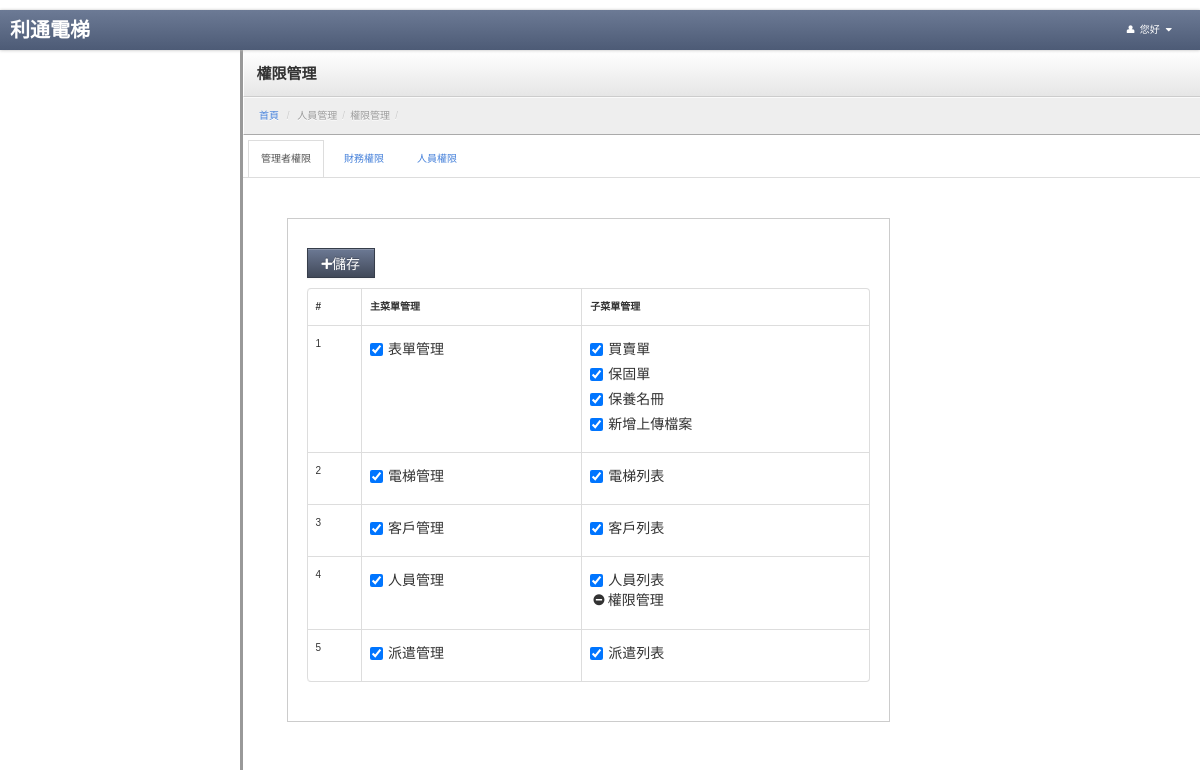
Page /index.php/personal/personal_power_list on the committed database.
### tables this page shows
CREATE TABLE `usermenu` (
  `menuid` int(5) NOT NULL AUTO_INCREMENT COMMENT '菜單ID',
  `parentid` int(5) NOT NULL DEFAULT '0' COMMENT '上層菜單',
  `title` varchar(30) NOT NULL COMMENT '標題',
  `controller` varchar(40) NOT NULL COMMENT '控制器',
  `actioner` varchar(40) NOT NULL COMMENT '動作',
  `icon` varchar(100) DEFAULT NULL,
  `ismenu` tinyint(1) NOT NULL DEFAULT '0' COMMENT '是否顯示',
  `sort` tinyint(4) NOT NULL DEFAULT '0' COMMENT '排序',
  `isdisabled` tinyint(1) NOT NULL DEFAULT '0' COMMENT '是否刪除',
  PRIMARY KEY (`menuid`)
);

### application/controllers/Personal.php (called while the page is built, shortened)
<?php
class Personal extends CI_Controller
{
	var $data = array();
	function __construct()
	{
        $this->load->model('public_tools');
        $this->load->model('m_personal_model');
		$this->load->library('datamodel');
		$this->load->library('Member');
        $this->load->library('pagination');
        $this->load->model('Usermenu_model');
	}
    public function personal_power_list()
    {
        $public_tools = new public_tools();
        $m_personal_model = new m_personal_model();
        $this->data['page_title'] = '權限管理';
        $this->data['breadcrumb_trail'] = $public_tools->breadcrumbTrail(array('人員管理','權限管理'));
        $iResult = $m_personal_model->getUsermenuData();
        $this->data['tabPane'] = array('admin_group','finance_group','employee_group');
        $this->data['list'] = $iResult['results'];
        $this->load->view('v_personal_power_list', $this->data);
    }
}

### index.php (called while the page is built, shortened)
<?php
require_once BASEPATH.'core/CodeIgniter.php';

### application/models/m_personal_model.php (called while the page is built, shortened)
<?php
class m_personal_model extends CI_Model
{
    public function getUsermenuData()
    {
        $sSql = "SELECT * FROM `config` where configkey in ('admin_group','finance_group','employee_group')";
        $query = $this->db->query($sSql);
        $menu_group=$query->result_array();
        foreach($menu_group as $k=>$v){
            $menu_group[$k]['configvalue'] = explode(',',$v['configvalue']);
        }
        $sSql = "SELECT * FROM `usermenu` where isdisabled !=1 and parentid = 0";
        $query = $this->db->query($sSql);
        $parentarray = $query->result_array();
        foreach ($parentarray as $k=>$v){
            $parentarray[$k]['admin_group'] = in_array($v['menuid'],$menu_group[0]['configvalue'])&&$menu_group[0]['configkey']=='admin_group'?1:0;
            $parentarray[$k]['finance_group'] = in_array($v['menuid'],$menu_group[1]['configvalue'])&&$menu_group[1]['configkey']=='finance_group'?1:0;
            $parentarray[$k]['employee_group'] = in_array($v['menuid'],$menu_group[2]['configvalue'])&&$menu_group[2]['configkey']=='employee_group'?1:0;
            $sSql = "SELECT * FROM `usermenu` where isdisabled !=1 and parentid = {$v['menuid']}";
            $query = $this->db->query($sSql);
            $parentarray[$k]['sub'] = $query->result_array();
            foreach ($parentarray[$k]['sub'] as $k1=>$v1){
                $parentarray[$k]['sub'][$k1]['admin_group'] = in_array($v1['menuid'],$menu_group[0]['configvalue'])&&$menu_group[0]['configkey']=='admin_group'?1:0;
                $parentarray[$k]['sub'][$k1]['finance_group'] = in_array($v1['menuid'],$menu_group[1]['configvalue'])&&$menu_group[1]['configkey']=='finance_group'?1:0;
                $parentarray[$k]['sub'][$k1]['employee_group'] = in_array($v1['menuid'],$menu_group[2]['configvalue'])&&$menu_group[2]['configkey']=='employee_group'?1:0;
            }
        }
        $data['results'] = $parentarray;
        return $data;
    }
}

### application/views/v_personal_power_list.php (the view, shortened to what this page needs)
<!DOCTYPE html>
<html lang="en">
<?php
include "head.php";
?>
<body>
<?php
include "navbar.php";
?>
<link rel="stylesheet" href="<?= base_url("js/jquery/jquery-ui.min.css"); ?>">
<link rel="stylesheet" href="jqueryui/style.css">
<div class="content">
    <div class="header">
        <h1 class="page-title"><?=$this->data['page_title']?></h1>
    </div>
    <ul class="breadcrumb">
        <li><a href="<?=base_url("/mainpage/index")?>">首頁</a> <span class="divider">/</span></li>
        <?=$this->data['breadcrumb_trail']?>
    </ul>
    <ul class="nav nav-tabs">
        <li class="active"><a href="#view_admin_group" data-toggle="tab">管理者權限</a></li>
        <li><a href="#view_finance_group" data-toggle="tab">財務權限</a></li>
        <li><a href="#view_employee_group" data-toggle="tab">人員權限</a></li>
    </ul>
    <div class="container-fluid">
        <div class="row-fluid">
            <div id="myTabContent" class="tab-content">
                <?php foreach($this->data['tabPane'] as $vTabPane): ?>
                <div class="tab-pane <?=$vTabPane=='admin_group'?'active':'' ?> in" id="<?='view_'.$vTabPane ?>">
                    <form id="tab" name="fomr1" action="<?=site_url("/personal/personal_power_list")?>" method="post">
                        <div class="span8">
                            <div class="well">
                                <div class="btn-toolbar">
                                    <button class="btn btn-primary" type="submit"><i class="icon-plus"></i>儲存</button>
                                </div>
                                <table class="table table-bordered">
                                    <thead>
                                    <tr>
                                        <th>#</th>
                                        <th>主菜單管理</th>
                                        <th>子菜單管理</th>
                                    </tr>
                                    </thead>
                                    <tbody>
                                    <?php foreach ($this->data['list'] as $k => $v): ?>
                                        <tr>
                                            <td><?= $v['menuid'] ?></td>
                                            <td>
                                                <label class="checkbox inline">
                                                    <input type="checkbox" id="inlineCheckbox" name="sport[]"
                                                           value="<?= $v['menuid'] ?>" <?= $v[$vTabPane] == 1 ? 'checked' : '' ?> > <?= $v['title'] ?>
                                                </label>
                                            </td>
                                            <td>
                                                <ul class="unstyled">
                                                    <?php foreach ($v['sub'] as $k1 => $v1): ?>
                                                        <li>
                                                            <?php if($v1['actioner']=='personal_power_list' && $vTabPane=='admin_group'):?>
                                                            <label>
                                                                <i class="icon-minus-sign"></i><?= $v1['title'] ?>
                                                            </label>
                                                            <?php elseif($v1['actioner']=='personal_power_list'): ?>
                                                            <?php else:?>
                                                            <label class="checkbox inline">
                                                                <input type="checkbox" id="inlineCheckbox"
                                                                       name="sport[]"
                                                                       value="<?= $v1['menuid'] ?>" <?= $v1[$vTabPane] == 1 ? 'checked' : '' ?> > <?= $v1['title'] ?>
                                                            </label>
                                                            <?php endif;?>
                                                        </li>
                                                    <?php endforeach; ?>
                                                </ul>
                                            </td>
                                        </tr>
                                    <?php endforeach; ?>
                                    </tbody>
                                </table>
                            </div>
                        </div>
                    </form>
                </div>
                <?php endforeach;?>
            </div>
        </div>
    </div>
</div>
</body>
</html>

### application/models/public_tools.php (shortened to what this page needs)
<?php
class Public_tools extends CI_Model
{
	public function breadcrumbTrail($data = array())
	{
        $results ='';
        foreach ($data as $v){
            $results .= '<li class="active">'.$v.'<span class="divider">/</span></li>';
        }
        return $results;
	}
}

### application/views/head.php (shortened to what this page needs)
 <head>
<link rel="stylesheet" type="text/css" href="<?=base_url("/lib/bootstrap/css/bootstrap.css")?>">
   <link rel="stylesheet" type="text/css" href="<?=base_url("/stylesheets/theme.css")?>">
   <link rel="stylesheet" href="<?=base_url("/lib/font-awesome/css/font-awesome.css")?>">
<link href="<?=base_url("/stylesheets/alertify.core.css")?>" rel="stylesheet">
<link href="<?=base_url("/stylesheets/alertify.default.css")?>" rel="stylesheet">
<link rel="stylesheet" type="text/css" href="<?php echo base_url();?>stylesheets/jquery.fancybox.css?v=2.1.0" media="screen" />
 </head>

### application/views/navbar.php (shortened to what this page needs)
<div class="navbar">
       <div class="navbar-inner">
		<ul class="nav pull-right">
			<li id="fat-menu" class="dropdown">
				<a href="#" role="button" class="dropdown-toggle" data-toggle="dropdown">
					<i class="icon-user"></i> <?=$_SESSION["account"]. " 您好"?>
					<i class="icon-caret-down"></i>
				</a>
			</li>
		</ul>
		<a class="brand" href="<?=base_url("/mainpage/index")?>"><span class="second">利通電梯</span></a>
       </div>
   </div>

### stylesheets/theme.css (style rules this page uses)
body { background: #eee; background-image: url(http://subtlepatterns.com/patterns/furley_bg.png); background-position: initial initial; background-repeat: initial initial; background-position: initial initial; background-repeat: initial initial; margin: 0px; padding: 0px; }
h1 { margin-top: 0px; color: #eee; }
.navbar { position: relative; z-index: 20; margin: 0px; padding: 0px; -webkit-box-shadow: 0px 0px 3px #cccccc; -moz-box-shadow: 0px 0px 3px #cccccc; box-shadow: 0px 0px 3px #cccccc; }
.navbar .brand { text-shadow: none; }
.navbar .navbar-inner { background: #4d5b76; background: -webkit-gradient(linear, left bottom, left top, color-stop(0, #4d5b76), color-stop(1, #6c7a95)); background: -ms-linear-gradient(bottom, #4d5b76, #6c7a95); background: -moz-linear-gradient(center bottom, #4d5b76 0%, #6c7a95 100%); background: -o-linear-gradient(bottom, #4d5b76, #6c7a95); filter: progid:dximagetransform.microsoft.gradient(startColorStr='#4d5b76', EndColorStr='#6c7a95'); -ms-filter: "progid:DXImageTransform.Microsoft.gradient(startColorStr='#6c7a95',EndColorStr='#4d5b76')"; padding: 0em 1em; margin: 0px; -webkit-border-radius: 0px; -moz-border-radius: 0px; border-radius: 0px; -moz-background-clip: padding; -webkit-background-clip: padding-box; background-clip: padding-box; border: 0px; border-bottom: none; }
.navbar .nav { margin: 0em; margin-right: -1em; }
.navbar .nav > li > a { color: #fff; text-shadow: none; }
.content { min-width: 400px; position: relative; min-height: 800px; background: #fff; margin-left: 240px; border-left: 1px solid #cccccc; border-left: 3px solid #999999; }
.header { background: #ffffff; background: #ffffff; background: -webkit-gradient(linear, left bottom, left top, color-stop(0, #e6e6e6), color-stop(1, #ffffff)); background: -ms-linear-gradient(bottom, #e6e6e6, #ffffff); background: -moz-linear-gradient(center bottom, #e6e6e6 0%, #ffffff 100%); background: -o-linear-gradient(bottom, #e6e6e6, #ffffff); filter: progid:dximagetransform.microsoft.gradient(startColorStr='#4d5b76', EndColorStr='#6c7a95'); -ms-filter: "progid:DXImageTransform.Microsoft.gradient(startColorStr='#ffffff',EndColorStr='#e6e6e6')"; border-bottom: 1px solid #cccccc; border-top: 1px solid #ffffff; border-left: 1px solid #ffffff; padding: 0em 1.25em; }
.header h1 { margin: 1em 0em; padding: 0em; line-height: 1em; font-size: 1.5em; color: #eee; color: #333; }
.breadcrumb { -webkit-box-shadow: none; -moz-box-shadow: none; box-shadow: none; -webkit-border-radius: 0px; -moz-border-radius: 0px; border-radius: 0px; -moz-background-clip: padding; -webkit-background-clip: padding-box; background-clip: padding-box; background: #eee; border-bottom: 1px solid #aaa; border-top: 1px solid #fafafa; border-left: 1px solid #fff; margin-bottom: .5em; }
.btn { -webkit-border-radius: 0px; -moz-border-radius: 0px; border-radius: 0px; }
.btn-primary { background-color: #414959; background-image: -webkit-gradient(linear, 0 0, 0 100%, from(#6c7994), to(#414959)); background-image: -webkit-linear-gradient(top, #6c7994, #414959); background-image: -o-linear-gradient(top, #6c7994, #414959); background-image: linear-gradient(to bottom, #6c7994, #414959); background-image: -moz-linear-gradient(top, #6c7994, #414959); filter: progid:dximagetransform.microsoft.gradient(startColorStr='#6c7994', EndColorStr='#414959'); -ms-filter: "progid:DXImageTransform.Microsoft.gradient(startColorStr='#6c7994',EndColorStr='#414959')"; border: 1px solid #363d4a; }
.well { background-color: #fff; border: 1px solid #ccc; -webkit-box-shadow: 1px 1px 0px #ffffff; -moz-box-shadow: 1px 1px 0px #ffffff; box-shadow: 1px 1px 0px #ffffff; -webkit-border-radius: 0px; -moz-border-radius: 0px; border-radius: 0px; -moz-background-clip: padding; -webkit-background-clip: padding-box; background-clip: padding-box; }
.nav-tabs > li { margin-left: .5em; }
.nav-tabs > li > a { -webkit-border-top-right-radius: 0px; -webkit-border-bottom-right-radius: 0; -webkit-border-bottom-left-radius: 0; -webkit-border-top-left-radius: 0; -moz-border-radius-topright: 0px; -moz-border-radius-bottomright: 0; -moz-border-radius-bottomleft: 0; -moz-border-radius-topleft: 0; border-top-right-radius: 0px; border-bottom-right-radius: 0; border-bottom-left-radius: 0; border-top-left-radius: 0; -moz-background-clip: padding; -webkit-background-clip: padding-box; background-clip: padding-box; }

### application/views/head.php (style rules this page uses)
.brand { font-family: georgia, serif; }
.brand .second { color: #fff; font-weight: bold; }

### rows in the picture
usermenu: menuid "1", title "表單管理"
usermenu: title "買賣單"
usermenu: title "保固單"
usermenu: title "保養名冊"
usermenu: title "新增上傳檔案"
usermenu: menuid "2", ismenu "☑", title "電梯管理"
usermenu: title "電梯列表"
usermenu: menuid "3", ismenu "☑", title "客戶管理"
usermenu: title "客戶列表"
usermenu: menuid "4", ismenu "☑", title "人員管理"
usermenu: title "人員列表"
usermenu: title "權限管理"
usermenu: menuid "5", ismenu "☑", title "派遣管理"
usermenu: title "派遣列表"

### other values in the picture
$this->data['page_title'] "權限管理"
$v "人員管理"
$v "權限管理"
